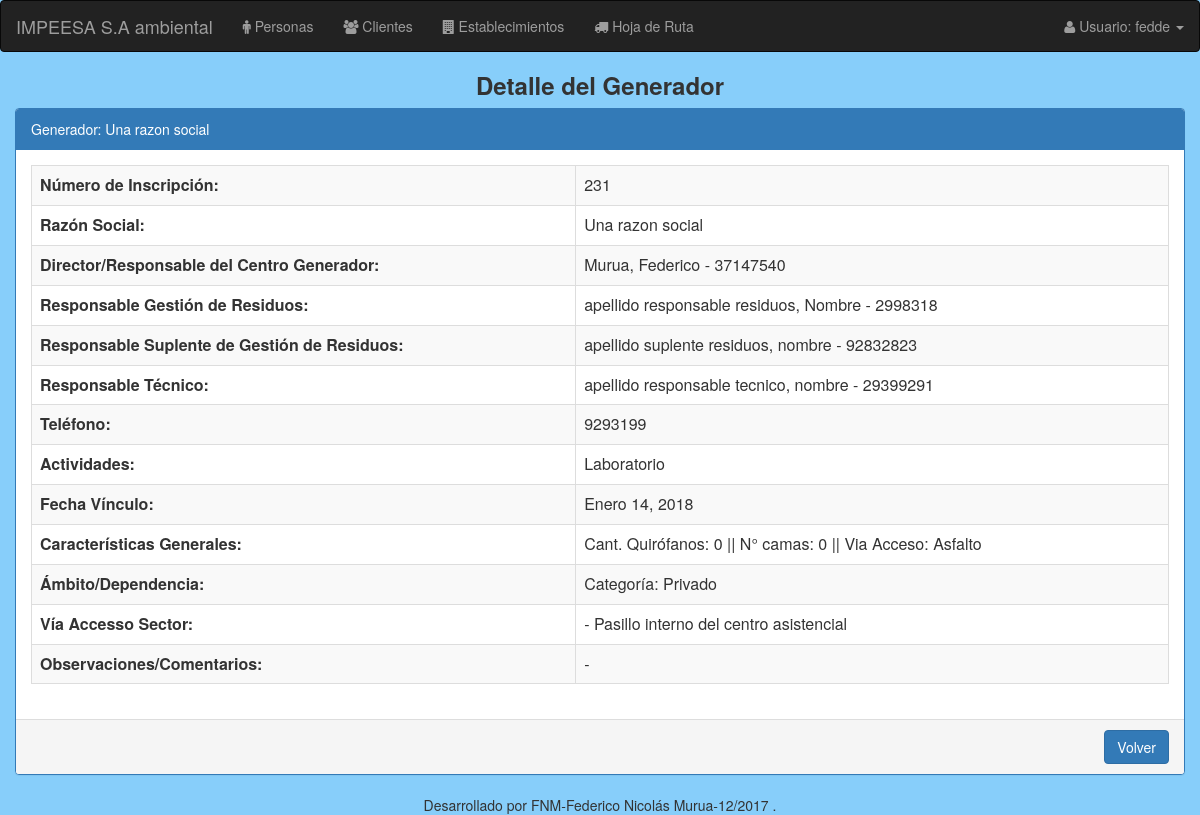
/generadores/detalle/generadores/231/ (signed in), run on the app's committed database.
### modulo_I/models.py (models this page shows, shortened)
class EstablecimientoGenerador(models.Model):
    tipo_actividad = MultiSelectField(choices=Actividades)
    nro_inscripcion = models.BigIntegerField(primary_key=True) # N° inscripcion registro de generadores provincia del chubut
    razon_social = models.CharField(max_length=50)
    telefono = models.CharField(max_length=50)
    email = models.EmailField(max_length=50, blank=True, null=True)
    director_responsable = models.ForeignKey('Cliente', related_name='director_responsable', on_delete=models.CASCADE)
    responsable_residuos = models.ForeignKey('Persona', related_name='responsable_residuos', on_delete=models.CASCADE)
    responsable_suplente = models.ForeignKey('Persona', related_name='responsable_suplente', on_delete=models.CASCADE)
    responsable_tecnico = models.ForeignKey('Persona', related_name='responsable_tecnico', on_delete=models.CASCADE)
    fecha_vinculo = models.DateField() #fecha deL Vinculo que se confeccionó el formulario
    fecha = models.DateField(default=now)
    observaciones_comentarios = models.TextField(max_length=200, default='', blank=True, null=True)
    caract_generales = models.ForeignKey('CaracteristicasGenerales', on_delete=models.CASCADE)
    domicilio = models.ForeignKey('Domicilio', on_delete=models.CASCADE)
    ambito_dependencia = models.ForeignKey('AmbitoDependencia', on_delete=models.CASCADE)
    via_acceso = models.ForeignKey('ViaAccesoSector', on_delete=models.CASCADE)
    tipo_actividad = MultiSelectField(choices=Actividades)
    sector = models.IntegerField() # cuadrante que pertenece a la ciudad el generador
    '''
    AGREGAR orden dentro de sector para la hoja de ruta (puede ser null)
    '''

class Cliente(models.Model):
    razon_social = models.CharField(max_length=50) # puede ser distinta de la del generador
    domicilio_legal = models.ForeignKey('Domicilio', on_delete=models.CASCADE) # (para facturacion)
    apoderado = models.ForeignKey('Persona', related_name='apoderado', on_delete=models.CASCADE)
    contacto_comercial = models.ForeignKey('Persona', related_name='contact_comercial', on_delete=models.CASCADE)
    cargo = models.CharField(max_length=50)
    dato_impositivo = models.OneToOneField('DatoImpositivo', on_delete=models.CASCADE)
    fecha = models.DateField(default=now) #fecha de hoy
    fecha_vinculo = models.DateField() #fecha del Vinculo que se confeccionó el formulario
    cuit_cuil = models.CharField(max_length=20)
    def __str__(self):
        return "%s, %s - %s" % (self.apoderado.apellido, self.apoderado.nombre, self.apoderado.documento)

class Persona(models.Model):
    apellido = models.CharField(max_length=50)
    nombre = models.CharField(max_length=50)
    documento = models.CharField(max_length=50, unique=True)
    telefono_fijo = models.CharField(max_length=50, null=True, blank=True)
    celular = models.CharField(max_length=50, null=True, blank=True)
    email = models.EmailField(max_length=50, null=True, blank=True)
    def __str__(self):
        return "%s, %s - %s" % (self.apellido, self.nombre, self.documento)

class CaracteristicasGenerales(models.Model):
    cant_quirofanos = models.IntegerField(default=0,validators=[MinValueValidator(0)])
    nro_camas = models.IntegerField(default=0,validators=[MinValueValidator(0)])
    poblacion_promedio_atendida = models.FloatField(default=0) # (al mes)
    poblacion_promedio_atendida_365 = models.FloatField(default=0) # (al año)
    via_acceso = MultiSelectField(choices=Accesos)
    def __str__(self):
        return "Cant. Quirófanos: %s || N° camas: %s || Via Acceso: %s" % \
        (self.cant_quirofanos, self.nro_camas, self.via_acceso)

class AmbitoDependencia(models.Model):
    categoria = models.CharField(max_length=50, choices=Categorias)
    municipalidad = models.CharField(max_length=50, blank=True, null=True)
    centro_que_depende = models.CharField(max_length=50, blank=True, null=True)
    def __str__(self):
        if self.municipalidad and self.centro_que_depende:
            return "Categoria: %s || Municipalidad: %s || Centro del que Depende: %s" % \
            (self.categoria, self.municipalidad, self.centro_que_depende)
        elif self.municipalidad:
            return "Categoría: %s || Municipalidad: %s" % (self.categoria, self.municipalidad)
        elif self.centro_que_depende:
            return "Centro del que Depende: %s || Municipalidad: %s" % (self.centro_que_depende, self.municipalidad)
        else:
            return "Categoría: %s" % self.categoria

class ViaAccesoSector(models.Model):
    acopio_transitorio = models.ForeignKey('AcopioTransitorio', on_delete=models.CASCADE)
    tipo =MultiSelectField(choices=Acceso_sector_acopio)
    def __str__(self):
        return "%s - %s" % (self.acopio_transitorio, self.tipo)

class AcopioTransitorio(models.Model):
    sector_interno_p_estacionar = models.BooleanField()
    dimension_sector = models.CharField(max_length=50, blank=True, null=True)
    camara_frio = models.BooleanField()
    dimension_camara_frio = models.CharField(max_length=50, blank=True, null=True)
    def __str__(self):
        if self.sector_interno_p_estacionar and self.camara_frio:
            return "Dimensión Sector interno para estacionar:%s || Dmensión Cámara Frío:%s" % \
            (self.dimension_sector, self.dimension_camara_frio)
        elif self.sector_interno_p_estacionar:
            return "Dimensión Sector interno para estacionar:%s" % (self.dimension_sector)
        elif self.camara_frio:
            return "Dimensión Cámara Frío:%s" % (self.dimension_camara_frio)
        else:
            return ""

### modulo_I/views.py (the view)
@login_required
def detalle_generadores(request, nro_inscripcion):
    generador = EstablecimientoGenerador.objects.get(nro_inscripcion=nro_inscripcion)
    return render(request, 'establecimiento/generador_detalle.html', {'generador': generador})

### modulo_I/templates/establecimiento/generador_detalle.html (shortened to what this page needs)
{% extends "base/base_detalle.html" %}
{% load staticfiles %}
{% load staticfiles bootstrap3 %}
{% block header-title %}Detalle del Generador{% endblock %}
{% block panel-heading %}
  Generador: {{generador.razon_social}}
{% endblock %}
{% block detalle %}
  <table class="table table-striped table-bordered">
      <tbody>
          <tr>
              <th>Número de Inscripción:</th>
              <td> {{generador.nro_inscripcion}}</td>
          </tr>
          <tr>
              <th>Razón Social:</th>
              <td> {{generador.razon_social}}</td>
          </tr>
          <tr>
              <th>Director/Responsable del Centro Generador:</th>
              <td> {{generador.director_responsable}}</td>
          </tr>
          <tr>
              <th>Responsable Gestión de Residuos:</th>
              <td> {{generador.responsable_residuos}}</td>
          </tr>
          <tr>
              <th>Responsable Suplente de Gestión de Residuos:</th>
              <td> {{generador.responsable_suplente}}</td>
          </tr>
          <tr>
              <th>Responsable Técnico:</th>
              <td> {{generador.responsable_tecnico}}</td>
          </tr>
          {% if generador.telefono %}
          <tr>
              <th>Teléfono:</th>
              <td> {{generador.telefono}}</td>
          </tr>
          {% endif %}
          <tr>
              <th>Actividades:</th>
              <td> {{generador.tipo_actividad}}</td>
          </tr>
          <tr>
              <th>Fecha Vínculo:</th>
              <td> {{generador.fecha_vinculo}}</td>
          </tr>
          <tr>
              <th>Características Generales:</th>
              <td> {{generador.caract_generales}}</td>
          </tr>
          <tr>
              <th>Ámbito/Dependencia:</th>
              <td> {{generador.ambito_dependencia}}</td>
          </tr>
          <tr>
              <th>Vía Accesso Sector:</th>
              <td> {{generador.via_acceso}}</td>
          </tr>
          <tr>
              <th>Observaciones/Comentarios:</th>
              {% if generador.observaciones_comentarios %}
                <td> {{generador.observaciones_comentarios}}</td>
              {% else %}
                <td>-</td>
              {% endif %}
          </tr>
      </tbody>
  </table>
{% endblock %}
{% block url-volver %}
  {% url 'generadores:listado_generadores' %}
{% endblock %}

### templates/base/nav.html (shortened to what this page needs)
<nav class="navbar navbar-inverse">
  <div class="container-fluid">
    <div class="navbar-header">
      <a class="navbar-brand" href="#" >IMPEESA S.A ambiental</a>
    </div>
    <ul class="nav navbar-nav">
      <li><a href="{% url 'personas:listado_personas' %}"><i class="fa fa-male"></i> Personas</a></li>
      <li><a href="{% url 'clientes:listado_clientes' %}"><i class="fa fa-group"></i> Clientes</a></li>
      <li><a href="{% url 'generadores:listado_generadores' %}"><i class="fa fa-building"></i> Establecimientos</a><li>
      <li><a href="{% url 'hojaRuta:listado_hojas_de_ruta' %}"><i class="fa fa-truck"></i> Hoja de Ruta</a><li>
    </ul>
    <ul class="nav navbar-nav navbar-right">
      <li class="dropdown"><a class="dropdown-toggle" data-toggle="dropdown" href="#"><i class="fa fa-user"></i> Usuario: {{user.get_username}} <span class="caret"></span></a>
      </li>
    </ul>
  </div>
</nav>

### data on the page
EstablecimientoGenerador: razon_social "Una razon social", nro_inscripcion "231", director_responsable "Murua, Federico - 37147540", responsable_residuos "apellido responsable residuos, Nombre - 2998318", responsable_suplente "apellido suplente residuos, nombre - 92832823", responsable_tecnico "apellido responsable tecnico, nombre - 29399291", telefono "9293199", tipo_actividad "Laboratorio", fecha_vinculo "Enero 14, 2018", caract_generales "Cant. Quirófanos: 0 || N° camas: 0 || Via Acceso: Asfalto", ambito_dependencia "Categoría: Privado", via_acceso "- Pasillo interno del centro asistencial"

### other printed values
{{ user.get_username }} "fedde"
